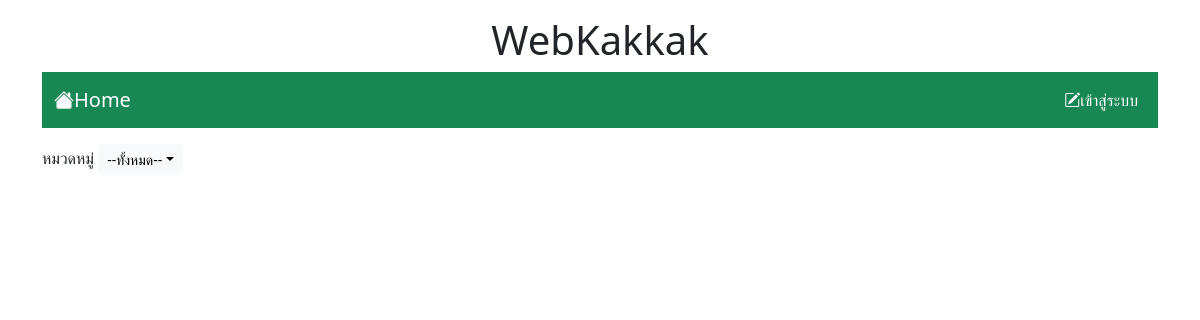
Before: / with the older database file.
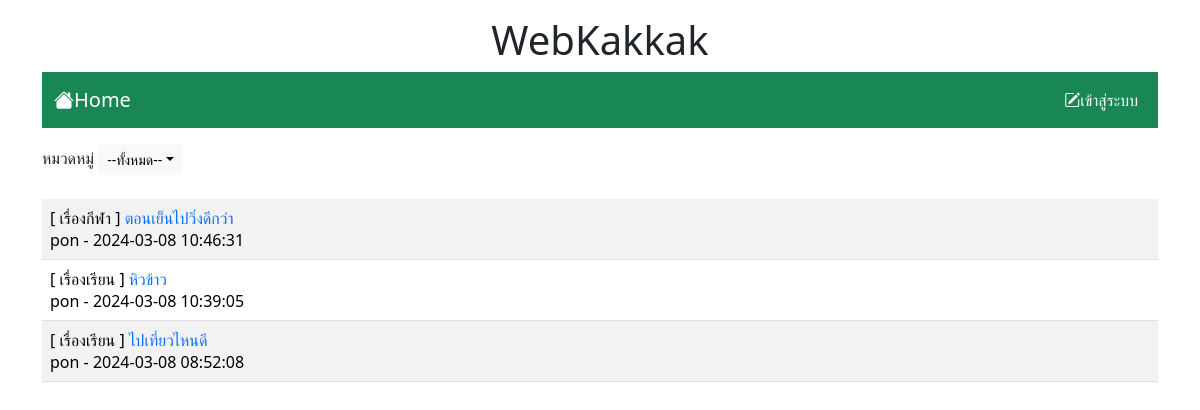
After: the same page with the newer database file.
### tables this page shows
CREATE TABLE `post` (
  `id` int(11) NOT NULL,
  `title` varchar(128) NOT NULL,
  `content` varchar(2048) NOT NULL,
  `post_date` datetime NOT NULL,
  `cat_id` int(11) NOT NULL,
  `user_id` int(11) NOT NULL
);

CREATE TABLE `category` (
  `id` int(11) NOT NULL,
  `name` varchar(32) NOT NULL
);

CREATE TABLE `user` (
  `id` int(11) NOT NULL,
  `login` varchar(32) NOT NULL,
  `password` varchar(64) NOT NULL,
  `name` varchar(64) NOT NULL,
  `gender` char(1) NOT NULL,
  `email` varchar(32) NOT NULL,
  `role` char(1) NOT NULL
);

### index.php (the view, shortened to what this page needs)
</html>
<!DOCTYPE html>
<html lang="en">
<head>
    <link rel="stylesheet" href="https://cdn.jsdelivr.net/npm/bootstrap-icons@1.11.3/font/bootstrap-icons.min.css">
    <link rel="stylesheet" href="bootstrap-5.3.2-dist/css/bootstrap.min.css">
</head>
<body>
    <div class="container-lg">
        <h1 style="text-align: center;" class="mt-3"> WebKakkak</h1>
        <?php include "nav.php" ?>
        <div class="mt-3 d-flex justify-content-between">
            <div>
                <span class="dropdown">
                    <label>หมวดหมู่</label>
                    <button class="btn btn-light btn-sm dropdown-toggle" type="button" data-bs-toggle="dropdown" aria-expanded="false">
                        --ทั้งหมด--</button>
                </span>
            </div>
        </div>
        <table class="table table-striped mt-4">
            <?php
            $conn = new PDO("mysql:host=localhost;dbname=webboard;charset=utf8", "root", "");
            $sql = "SELECT t3.name,t1.title,t1.id,t2.login,t1.post_date FROM post as t1
                    INNER JOIN user as t2 ON (t1.user_id=t2.id)
                    INNER JOIN category as t3 ON (t1.cat_id=t3.id)ORDER BY t1.post_date DESC";
            $result = $conn->query($sql);
            while ($row = $result->fetch()) {
                echo "<tr><td class='d-flex justify-content-between'>
                <div>[ $row[0] ] <a href=post.php?id=$row[2]
                style=text-decoration:none>$row[1]</a><br>$row[3] - $row[4]</div>";
            echo "</td></tr>";
            }
            ?>
        </table>
    </div>
</body>
</html>

### nav.php (shortened to what this page needs)
<nav class="navbar navbar-expand-lg bg-success ">
            <div class="container-fluid">
                <a class="navbar-brand text-white" href="index.php"><i class="bi bi-house-fill"></i>Home</a>
                <ul class="navbar-nav">
                    <?php if (!isset($_SESSION['id'])) { ?>
                        <li class="nav-item">
                            <a class="nav-link text-white" aria-current="page" href="login.php">
                                <i class="bi bi-pencil-square"></i>เข้าสู่ระบบ
                            </a>
                        </li>
                    <?php } ?>
                </ul>
            </div>
        </nav>

Changed rows visible on the page:
added post: category.name "เรื่องกีฬา", title "ตอนเย็นไปวิ่งดีกว่า", user.login "pon", post_date "2024-03-08 10:46:31"
added post: category.name "เรื่องเรียน", title "หิวข้าว", user.login "pon", post_date "2024-03-08 10:39:05"
added post: category.name "เรื่องเรียน", title "ไปเที่ยวไหนดี", user.login "pon", post_date "2024-03-08 08:52:08"
